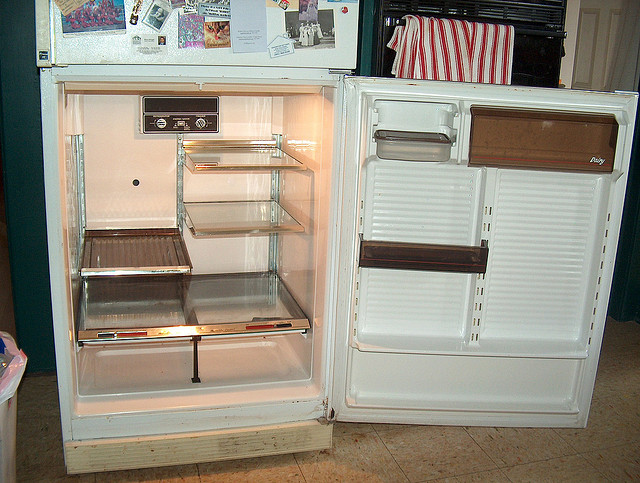
#> input picture TP6/Negatifs Partie 1/COCO_test2014_000000062637.jpg, 640 x 483 px
$ python -i open.py   (imports and definitions only)
#> lines starting #> are read from the running program, lines starting #| are printed output that depends on the picture
#> further down, picture is the input picture: shape (483, 640, 3); mean B, G, R 128.4, 141.9, 148.5
import numpy as np
import matplotlib.pyplot as plt
import cv2 as cv
import argparse


def detectAndDisplay(frame):
    frame_gray = cv.cvtColor(frame, cv.COLOR_BGR2GRAY)
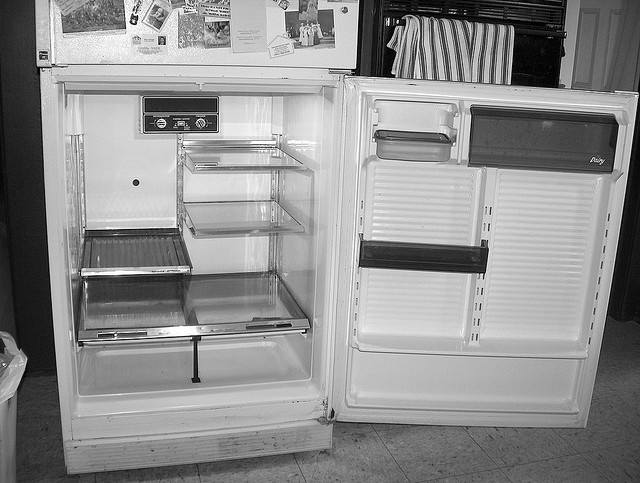
#> frame_gray: shape (483, 640); min 0, max 255, mean 142.3
    frame_gray = cv.equalizeHist(frame_gray)
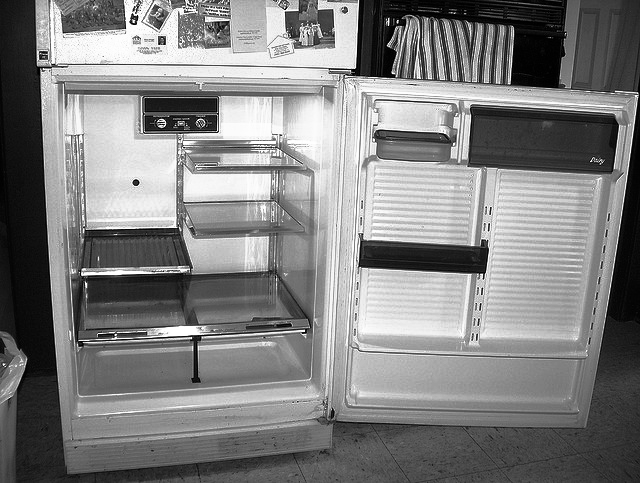
#> frame_gray: shape (483, 640); min 0, max 255, mean 128.2
    # [12 lines of commented-out code are left out]
#> (the run stopped early here; a loop or call above may not have finished)

$ run again, on TP6/Negatifs Partie 1/COCO_test2014_000000062862.jpg
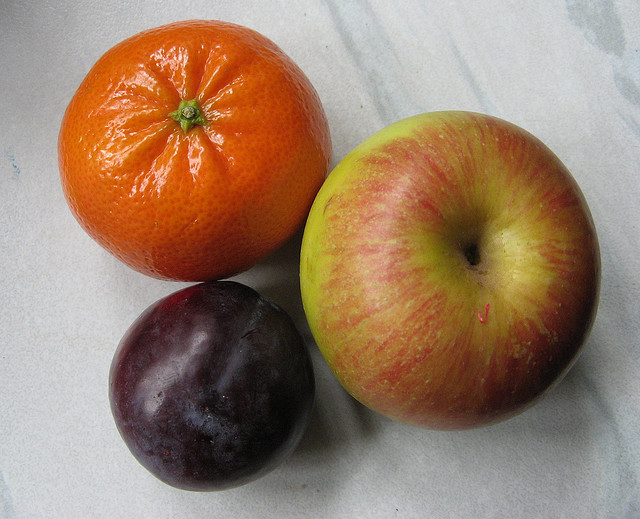
#> input picture TP6/Negatifs Partie 1/COCO_test2014_000000062862.jpg, 640 x 519 px
#> picture is the input picture: shape (519, 640, 3); mean B, G, R 107.5, 128.6, 155.1
#> in detectAndDisplay, `frame_gray = cv.cvtColor(frame, cv.COLOR_BGR2GRAY)`:
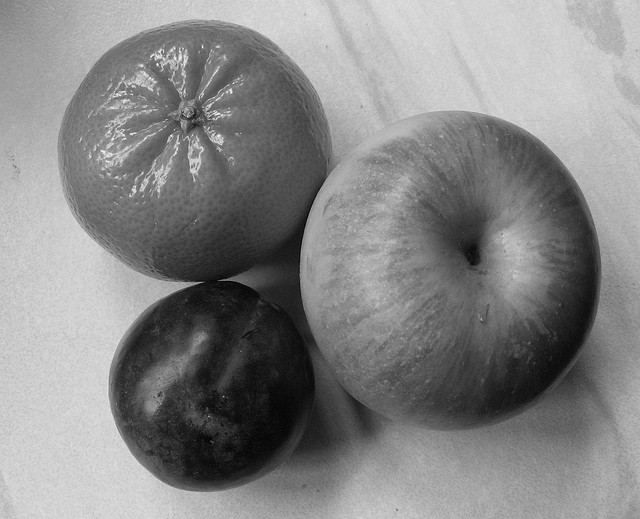
#> frame_gray: shape (519, 640); min 0, max 253, mean 134.1
#> in detectAndDisplay, `frame_gray = cv.equalizeHist(frame_gray)`:
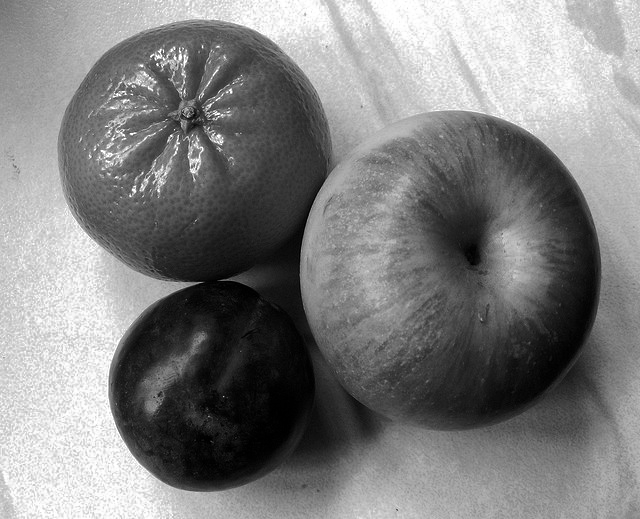
#> frame_gray: shape (519, 640); min 0, max 255, mean 128.3

$ run again, on TP6/Negatifs Partie 1/COCO_test2014_000000062999.jpg
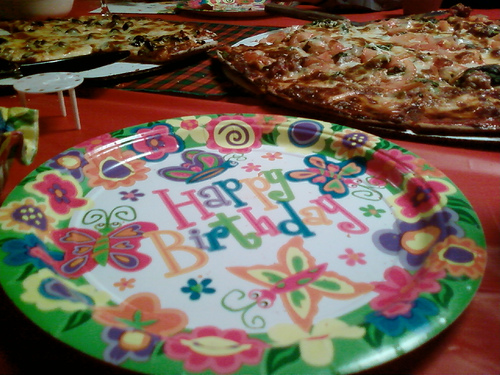
#> input picture TP6/Negatifs Partie 1/COCO_test2014_000000062999.jpg, 500 x 375 px
#> picture is the input picture: shape (375, 500, 3); mean B, G, R 85.6, 99.7, 116.3
#> in detectAndDisplay, `frame_gray = cv.cvtColor(frame, cv.COLOR_BGR2GRAY)`:
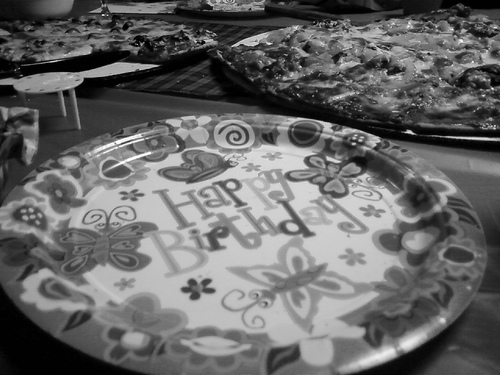
#> frame_gray: shape (375, 500); min 0, max 255, mean 103.1
#> in detectAndDisplay, `frame_gray = cv.equalizeHist(frame_gray)`:
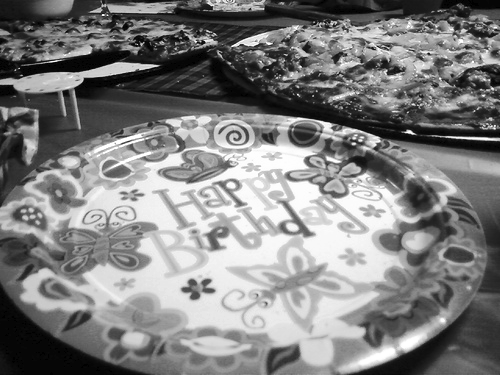
#> frame_gray: shape (375, 500); min 0, max 255, mean 127.8

$ run again, on TP6/Negatifs Partie 1/COCO_test2014_000000063030.jpg
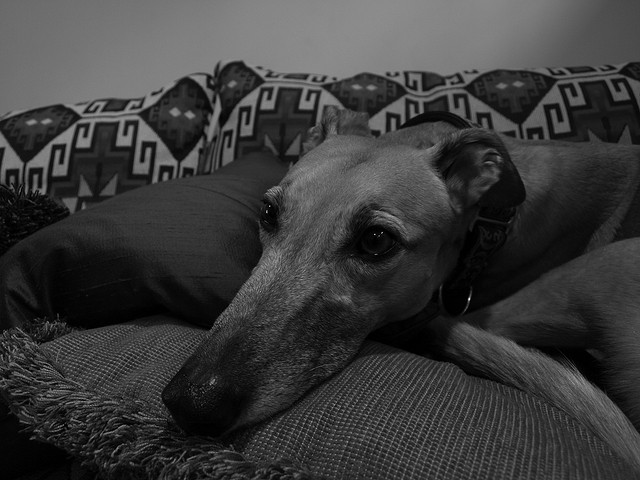
#> input picture TP6/Negatifs Partie 1/COCO_test2014_000000063030.jpg, 640 x 480 px
#> picture is the input picture: shape (480, 640, 3); min 0, max 246, mean 58.4
#> in detectAndDisplay, `frame_gray = cv.equalizeHist(frame_gray)`:
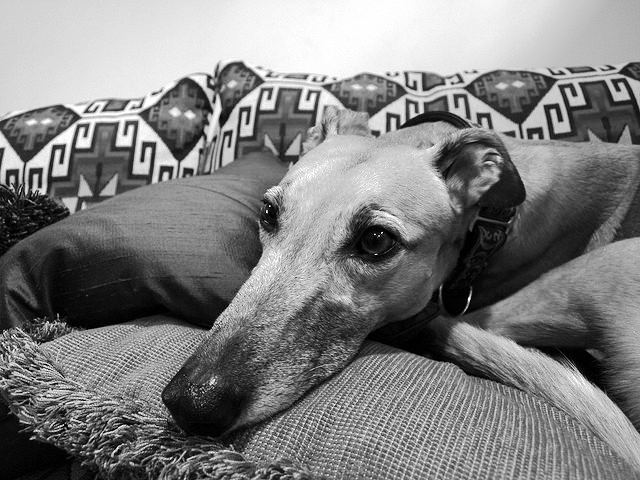
#> frame_gray: shape (480, 640); min 0, max 255, mean 127.9
